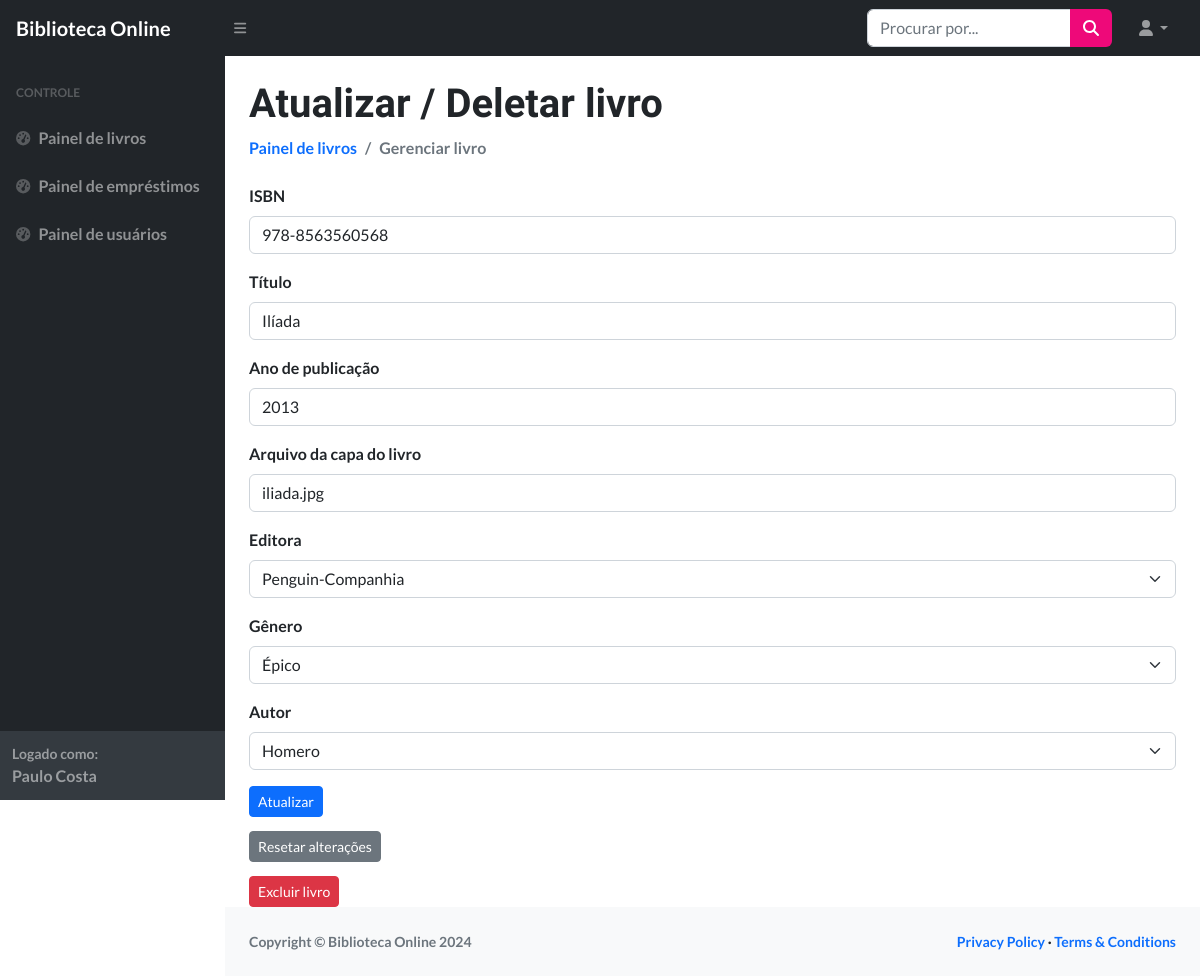
The page /site-biblioteca/dashboard-func/form_gerencia_livros.php?id_livro=1 (signed in) on the database its author committed.
### tables this page shows
CREATE TABLE livro (
    id_livro int AUTO_INCREMENT UNIQUE PRIMARY KEY,
    isbn varchar(14),
    titulo varchar(200),
    ano_publicacao year,
    id_editora int,
    id_genero int,
    capa varchar(100),
    status ENUM('disponível', 'emprestado') DEFAULT 'disponível',
    FOREIGN KEY (id_editora) REFERENCES editora(id_editora),
    FOREIGN KEY (id_genero) REFERENCES genero(id_genero)
);

### site-biblioteca/dashboard-func/form_gerencia_livros.php (the view, shortened to what this page needs)
<?php
$id_livro = $_GET['id_livro'];
include 'menu.php';
?>
<div id="layoutSidenav_content">
    <main>
        <div class="container-fluid px-4">
            <h1 class="mt-4" style="font-weight: 600;">Atualizar / Deletar livro</h1>
            <ol class="breadcrumb mb-4">
                <li class="breadcrumb-item"><a href="index.php">Painel de livros</a></li>
                <li class="breadcrumb-item active">Gerenciar livro</li>
            </ol>
            <form action="atualiza_livros.php?id_livro=<?php echo $id_livro; ?>" method="POST">
                <?php
                $sql = "SELECT livro.id_livro, livro.isbn, livro.titulo, livro.ano_publicacao, livro.status, livro.capa,
                        livro.id_editora, livro.id_genero
                        FROM livro
                        WHERE livro.id_livro = $id_livro";
                $consulta = $conexao->query($sql);
                $dados = $consulta->fetch_assoc();
                ?>
                <div class="mb-3">
                    <label for="isbn" class="form-label">ISBN</label>
                    <input type="text" class="form-control" name="isbn" maxlength="14" minlength="14"
                        value="<?php echo $dados['isbn']; ?>" required>
                </div>
                <div class="mb-3">
                    <label for="titulo" class="form-label">Título</label>
                    <input type="text" class="form-control" name="titulo" value="<?php echo $dados['titulo']; ?>"
                        required>
                </div>
                <div class="mb-3">
                    <label for="ano_publicacao" class="form-label">Ano de publicação</label>
                    <input type="number" class="form-control" name="ano_publicacao" maxlength="4" minlength="4"
                        value="<?php echo $dados['ano_publicacao']; ?>" required>
                </div>
                <div class="mb-3">
                    <label for="capa" class="form-label">Arquivo da capa do livro</label>
                    <input type="text" class="form-control" name="capa" value="<?php echo $dados['capa']; ?>" required>
                </div>
                <div class="mb-3">
                    <label for="id_editora" class="form-label">Editora</label>
                    <select class="form-select" id="id_editora" name="id_editora" required>
                        <?php
                        $sql_editora = "SELECT id_editora, editora FROM editora";
                        $resultado_editora = $conexao->query($sql_editora);
                        while ($editora = $resultado_editora->fetch_assoc()) {
                            $selected = ($dados['id_editora'] == $editora['id_editora']) ? 'selected' : '';
                            echo "<option value='" . $editora['id_editora'] . "' $selected>" . $editora['editora'] . "</option>";
                        }
                        ?>
                    </select>
                </div>
                <div class="mb-3">
                    <label for="id_genero" class="form-label">Gênero</label>
                    <select class="form-select" id="id_genero" name="id_genero" required>
                        <?php
                        $sql_genero = "SELECT id_genero, genero FROM genero";
                        $resultado_genero = $conexao->query($sql_genero);
                        while ($genero = $resultado_genero->fetch_assoc()) {
                            $selected = ($dados['id_genero'] == $genero['id_genero']) ? 'selected' : '';
                            echo "<option value='" . $genero['id_genero'] . "' $selected>" . $genero['genero'] . "</option>";
                        }
                        ?>
                    </select>
                </div>
                <div class="mb-3">
                    <label for="id_autor" class="form-label">Autor</label>
                    <select class="form-select" id="id_autor" name="id_autor" required>
                        <?php
                        $sql_autor = "SELECT id_autor, nome FROM autor";
                        $resultado_autores = $conexao->query($sql_autor);
                        $sql_livro_autor = "SELECT id_autor FROM livro_autor WHERE id_livro = " . $dados['id_livro'];
                        $resultado_livro_autor = $conexao->query($sql_livro_autor);
                        $autor_livro = $resultado_livro_autor->fetch_assoc();
                        $id_autor_livro = $autor_livro['id_autor'];
                        while ($autor = $resultado_autores->fetch_assoc()) {
                            $selected = ($id_autor_livro == $autor['id_autor']) ? 'selected' : '';
                            echo "<option value='" . $autor['id_autor'] . "' $selected>" . $autor['nome'] . "</option>";
                        }
                        ?>
                    </select>
                </div>
                <button type="submit" class="btn btn-primary btn-sm" onclick="return confirmUpdate()">Atualizar</button>
                <br>
                <button style="margin-top: 1em;" type="reset" class="btn btn-secondary btn-sm">Resetar
                    alterações</button>
            </form>
            <a <?php echo "href='apaga_livros.php?id_livro=" . $id_livro . "';" ?>><button style="margin-top: 1em;"
                    class="btn btn-danger btn-sm" name="delete" value="1" onclick="return confirmDelete()">Excluir
                    livro</button></a>
        </div>
    </main>
    <footer class="py-4 bg-light mt-auto">
        <div class="container-fluid px-4">
            <div class="d-flex align-items-center justify-content-between small">
                <div class="text-muted">Copyright &copy; Biblioteca Online 2024</div>
                <div>
                    <a href="#">Privacy Policy</a>
                    &middot;
                    <a href="#">Terms &amp; Conditions</a>
                </div>
            </div>
        </div>
    </footer>
</div>
</div>
</body>
</html>

### site-biblioteca/dashboard-func/menu.php (style rules this page uses)
body { font-family: 'Lato', sans-serif; font-weight: 700; }
h1, h2, h3 { font-family: 'Catamaran', sans-serif; font-weight: 400; }
a { text-decoration: none; }

### rows shown on the page
livro: isbn "978-8563560568", titulo "Ilíada", ano_publicacao "2013", capa "iliada.jpg"

### other values the page prints
$_SESSION['nome'] "Paulo Costa"
form field id_editora "Penguin-Companhia"
form field id_genero "Épico"
form field id_autor "Homero"
